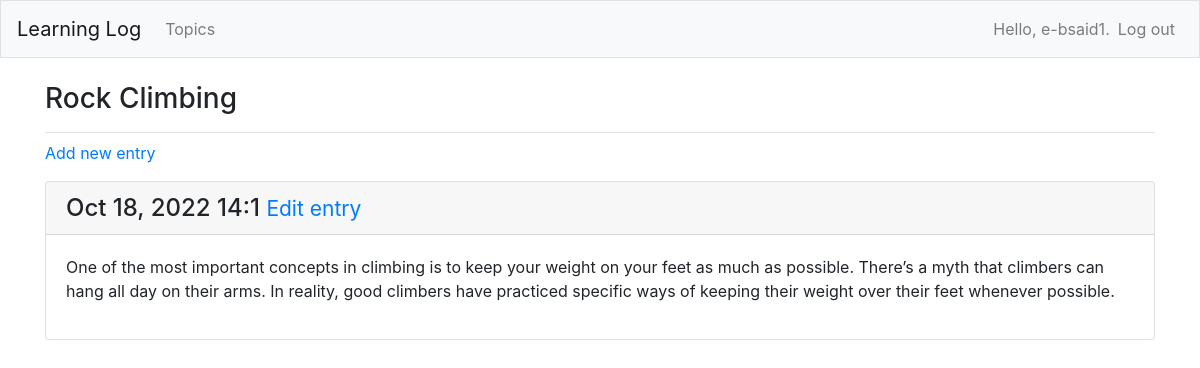
The page /topics/2/ (signed in) on the database its author committed.
### learning_logs/models.py (models this page shows, shortened)
class Topic(models.Model):#Which inherit from Model, parent class included in Django
	text = models.CharField(max_length=200)#Piece of data made of characters with a limit
	date_added = models.DateTimeField(auto_now_add=True)#Piece of data which record
	owner = models.ForeignKey(User, on_delete=models.CASCADE)#Champ propriétaire, correspondant au pseudo de l'utilisateur postant le topic
	def __str__(self):#Attribute used by default when there is information about a topic
		return self.text

class Entry(models.Model):
	topic = models.ForeignKey(Topic, on_delete = models.CASCADE)#Connect to each entry to a specific topic
	text = models.TextField()
	date_added = models.DateTimeField(auto_now_add=True)#Present entries in chronological order
	class Meta:#Holds extra information for managing a model
		verbose_name_plural = 'entries'

### learning_logs/views.py (the view)
# urls.py: path('topics/<int:topic_id>/', views.topic, name='topic'), #1e argument = regarde ce qui vient après les URL qui ont le mot topics et y ajoute un entier entre deux slashs
@login_required
def topic(request, topic_id): #topic id = partie de l'URL venant après /topics/
	topic = Topic.objects.get(id=topic_id) #requete qui récupère le topic
	if topic.owner != request.user:
		raise Http404
	entries = topic.entry_set.order_by('-date_added') #requête qui prend les entrées associés au topics, chronologiq-t
	context = {'topic': topic, 'entries': entries}
	return render(request, 'learning_logs/topic.html', context) #stocke le topic et entrées dans un dict context et le retourne dans topic.html

### learning_logs/templates/learning_logs/topic.html (shortened to what this page needs)
{% extends 'learning_logs/base.html' %}
{% block page_header %}
<h3>{{ topic }}</h3>
{% endblock page_header %}
{% block content %}
	<p>
		<a href="{% url 'learning_logs:new_entry' topic.id %}">Add new entry</a>
	</p>
	{% for entry in entries %}
		<div class="card mb-3">
			<h4 class="card-header">
				{{ entry.date_added|date:'M d, Y H:1' }}
				<small><a href="{% url 'learning_logs:edit_entry' entry.id %}">Edit entry</a></small>
			</h4>
			<div class="card-body">
				{{ entry.text|linebreaks }}
			</div>
		</div>
	{% empty %}
			<li>There are no entries for this topic yet.</li>
	{% endfor %}
{% endblock content %}

### learning_logs/templates/learning_logs/base.html (shortened to what this page needs)
{% load bootstrap4 %}
<!doctype html>
<html lang="en">
<head>
	{% bootstrap_css %}
</head>
<body>
		<nav class="navbar navbar-expand-md navbar-light bg-light mb-4 border">
			<a class="navbar-brand" href="{% url 'learning_logs:index'%}">Learning Log</a>
			<div class="collapse navbar-collapse" id="navbarCollapse">
				<ul class="navbar-nav mr-auto">
					<li class="nav-item">
						<a class="nav-link" href="{% url 'learning_logs:topics'%}">
							Topics</a></li>
				</ul>
				<ul class="navbar-nav ml-auto">
					{% if user.is_authenticated %}
						<li class="nav-item">
							<span class="navbar-text">Hello, {{ user.username }}.</span>
						</li>
						<li class="nav-item">
							<a class="nav-link" href="{% url 'users:logout' %}">Log out</a>
						</li>
					{% else %}
						<li class="nav-item">
							<a class="nav-link" href="{% url 'users:register' %}">Register</a>
						</li>
						<li class="nav-item">
							<a class="nav-link" href="{% url 'users:login' %}">Log in</a></li>
					{% endif %}
				</ul>
			</div>
		</nav>
		<main role="main" class="container">
			<div class="pb-2 mb-2 border-bottom">
				{% block page_header %}{% endblock page_header %}
			</div>
			<div>
				{% block content %}{% endblock content %}
			</div>
		</main>
	</body>
</html>

### rows shown on the page
Topic: text "Rock Climbing"
Entry: date_added "Oct 18, 2022 14:1", text "One of the most important concepts in climbing is to keep your weight on your feet as much as possible. There’s a myth that climbers can hang all day on their arms. In reality, good climbers have practiced specific ways of keeping their weight over their feet whenever possible."

### other values the page prints
{{ user.username }} "e-bsaid1"
